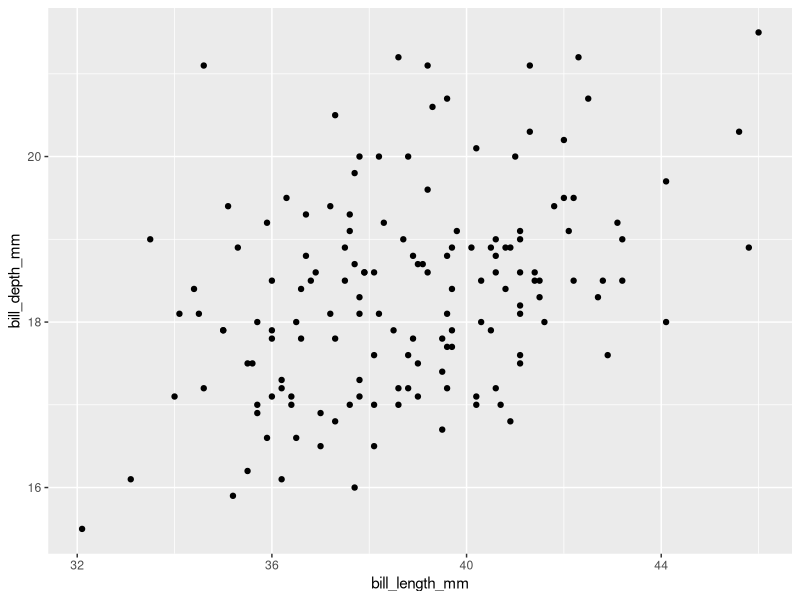

Recreate this plot in R.
library(tidyverse)
library(palmerpenguins)

colnames(penguins)

# scatter plot with filtered data
penguins %>% 
  filter(species=="Adelie") %>% 
  ggplot(mapping=aes(x=bill_length_mm,
                     y=bill_depth_mm))+
  geom_point()